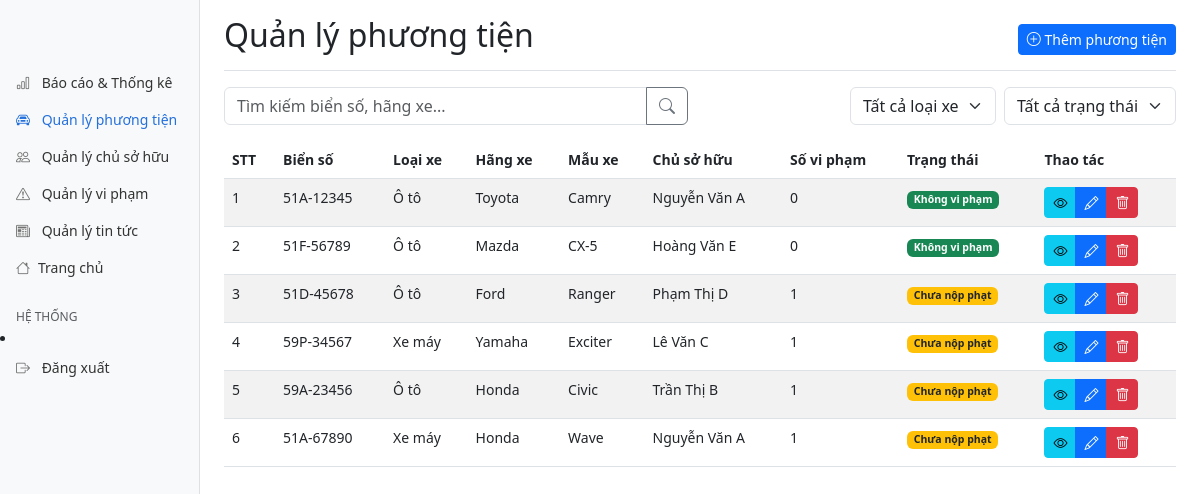
Page /admin/vehicles.php (signed in) on the committed database.
### tables this page shows
CREATE TABLE IF NOT EXISTS vehicles (
    vehicle_id INT AUTO_INCREMENT PRIMARY KEY,
    owner_id INT NOT NULL,
    license_plate VARCHAR(20) NOT NULL UNIQUE,
    type ENUM('Car', 'Motorcycle') NOT NULL,
    brand VARCHAR(50) NOT NULL,
    model VARCHAR(50) NOT NULL,
    color VARCHAR(30) NOT NULL,
    created_at TIMESTAMP DEFAULT CURRENT_TIMESTAMP,
    FOREIGN KEY (owner_id) REFERENCES owners(owner_id) ON DELETE CASCADE
);

CREATE TABLE IF NOT EXISTS owners (
    owner_id INT AUTO_INCREMENT PRIMARY KEY,
    name VARCHAR(100) NOT NULL,
    phone VARCHAR(20) NOT NULL,
    address TEXT NOT NULL,
    created_at TIMESTAMP DEFAULT CURRENT_TIMESTAMP
);

### includes/functions.php (called while the page is built, shortened)
<?php
function get_owner_by_id($conn, $owner_id) {
    $sql = "SELECT * FROM owners WHERE owner_id = ?";
    $stmt = $conn->prepare($sql);
    $stmt->bind_param("i", $owner_id);
    $stmt->execute();
    $result = $stmt->get_result();
    if ($result->num_rows > 0) {
        return $result->fetch_assoc();
    }
    return null;
}
function get_vehicles($conn, $limit = 10, $offset = 0, $search = '', $filter_type = '', $filter_status = '') {
    $sql = "SELECT v.*, o.name AS owner_name FROM vehicles v
            LEFT JOIN owners o ON v.owner_id = o.owner_id";
    $params = [];
    $types = "";
    $sql .= " WHERE 1=1";
    $sql .= " ORDER BY v.vehicle_id DESC LIMIT ? OFFSET ?";
    $params[] = $limit;
    $params[] = $offset;
    $types .= "ii";
    $stmt = $conn->prepare($sql);
    if (!empty($params)) {
        $stmt->bind_param($types, ...$params);
    }
    $stmt->execute();
    $result = $stmt->get_result();
    $vehicles = [];
    while ($row = $result->fetch_assoc()) {
        $vehicles[] = $row;
    }
    return $vehicles;
}
function get_violations_count_by_vehicle($conn, $vehicle_id) {
    $sql = "SELECT COUNT(*) as count FROM violations WHERE vehicle_id = ?";
    $stmt = $conn->prepare($sql);
    $stmt->bind_param("i", $vehicle_id);
    $stmt->execute();
    $result = $stmt->get_result();
    $row = $result->fetch_assoc();
    return $row['count'];
}
function get_unpaid_violations_count_by_vehicle($conn, $vehicle_id) {
    $sql = "SELECT COUNT(*) as count FROM violations v
            LEFT JOIN payments p ON v.violation_id = p.violation_id
            WHERE v.vehicle_id = ? AND (p.payment_id IS NULL OR p.status != 'Completed')";
    $stmt = $conn->prepare($sql);
    $stmt->bind_param("i", $vehicle_id);
    $stmt->execute();
    $result = $stmt->get_result();
    $row = $result->fetch_assoc();
    return $row['count'];
}
?>

### admin/vehicles.php (the view, shortened to what this page needs)
<?php
require_once '../config/database.php';
require_once '../includes/functions.php';
$page = isset($_GET['page']) ? (int)$_GET['page'] : 1;
$limit = 10;
$offset = ($page - 1) * $limit;
$search = isset($_GET['search']) ? sanitize_input($_GET['search']) : '';
$filter_type = isset($_GET['type']) ? sanitize_input($_GET['type']) : '';
$filter_status = isset($_GET['status']) ? sanitize_input($_GET['status']) : '';
$vehicles = get_vehicles($conn, $limit, $offset, $search, $filter_type, $filter_status);
?>
<!DOCTYPE html>
<html lang="vi">
<head>
    <link href="https://cdn.jsdelivr.net/npm/bootstrap@5.3.0/dist/css/bootstrap.min.css" rel="stylesheet">
    <link rel="stylesheet" href="https://cdn.jsdelivr.net/npm/bootstrap-icons@1.10.0/font/bootstrap-icons.css">
    <link rel="stylesheet" href="../assets/css/admin.css">
</head>
<body>
    <div class="container-fluid">
        <div class="row">
            <?php include 'includes/sidebar.php'; ?>
            <main class="col-md-9 ms-sm-auto col-lg-10 px-md-4">
                <div class="d-flex justify-content-between flex-wrap flex-md-nowrap align-items-center pt-3 pb-2 mb-3 border-bottom">
                    <h1 class="h2">Quản lý phương tiện</h1>
                    <div class="btn-toolbar mb-2 mb-md-0">
                        <button type="button" class="btn btn-sm btn-primary" data-bs-toggle="modal" data-bs-target="#addVehicleModal">
                            <i class="bi bi-plus-circle"></i> Thêm phương tiện
                        </button>
                    </div>
                </div>
                <div class="row mb-3">
                    <div class="col-md-6">
                        <form action="" method="get" id="searchForm">
                            <div class="input-group">
                                <input type="text" class="form-control" placeholder="Tìm kiếm biển số, hãng xe..." name="search" value="<?php echo htmlspecialchars($search); ?>">
                                <button class="btn btn-outline-secondary" type="submit">
                                    <i class="bi bi-search"></i>
                                </button>
                            </div>
                        </form>
                    </div>
                    <div class="col-md-6">
                        <div class="d-flex justify-content-end">
                            <select class="form-select me-2" style="width: auto;" id="typeFilter" name="type">
                                <option value="">Tất cả loại xe</option>
                            </select>
                            <select class="form-select" style="width: auto;" id="statusFilter" name="status">
                                <option value="">Tất cả trạng thái</option>
                            </select>
                        </div>
                    </div>
                </div>
                <div class="table-responsive">
                    <table class="table table-striped table-hover">
                        <thead>
                            <tr>
                                <th>STT</th>
                                <th>Biển số</th>
                                <th>Loại xe</th>
                                <th>Hãng xe</th>
                                <th>Mẫu xe</th>
                                <th>Chủ sở hữu</th>
                                <th>Số vi phạm</th>
                                <th>Trạng thái</th>
                                <th>Thao tác</th>
                            </tr>
                        </thead>
                        <tbody id="vehiclesTableBody">
                            <?php $stt = $offset + 1;
                            foreach ($vehicles as $vehicle): ?>
                                <?php
                                    $owner = get_owner_by_id($conn, $vehicle['owner_id']);
                                    $violations_count = get_violations_count_by_vehicle($conn, $vehicle['vehicle_id']);
                                    $unpaid_count = get_unpaid_violations_count_by_vehicle($conn, $vehicle['vehicle_id']);
                                    $status_class = '';
                                    $status_text = '';
                                    if ($violations_count == 0) {
                                        $status_class = 'bg-success';
                                        $status_text = 'Không vi phạm';
                                    } else if ($unpaid_count == 0) {
                                        $status_class = 'bg-info';
                                        $status_text = 'Đã nộp phạt';
                                    } else {
                                        $status_class = 'bg-warning text-dark';
                                        $status_text = 'Chưa nộp phạt';
                                    }
                                ?>
                                <tr>
                                    <td><?php echo $stt++; ?></td>
                                    <td><?php echo htmlspecialchars($vehicle['license_plate']); ?></td>
                                    <td><?php echo $vehicle['type'] == 'Car' ? 'Ô tô' : 'Xe máy'; ?></td>
                                    <td><?php echo htmlspecialchars($vehicle['brand']); ?></td>
                                    <td><?php echo htmlspecialchars($vehicle['model']); ?></td>
                                    <td><?php echo htmlspecialchars($owner['name']); ?></td>
                                    <td><?php echo $violations_count; ?></td>
                                    <td><span class="badge <?php echo $status_class; ?>"><?php echo $status_text; ?></span></td>
                                    <td>
                                        <div class="btn-group">
                                            <button type="button" class="btn btn-sm btn-info view-vehicle" data-id="<?php echo $vehicle['vehicle_id']; ?>">
                                                <i class="bi bi-eye"></i>
                                            </button>
                                            <button type="button" class="btn btn-sm btn-primary edit-vehicle" data-id="<?php echo $vehicle['vehicle_id']; ?>">
                                                <i class="bi bi-pencil"></i>
                                            </button>
                                            <button type="button" class="btn btn-sm btn-danger delete-vehicle" data-id="<?php echo $vehicle['vehicle_id']; ?>">
                                                <i class="bi bi-trash"></i>
                                            </button>
                                        </div>
                                    </td>
                                </tr>
                            <?php endforeach; ?>
                        </tbody>
                    </table>
                </div>
            </main>
        </div>
    </div>
</body>
</html>

### admin/includes/sidebar.php (shortened to what this page needs)
<nav id="sidebarMenu" class="col-md-3 col-lg-2 d-md-block bg-light sidebar collapse">
    <div class="position-sticky pt-3">
        <ul class="nav flex-column">
            <li class="nav-item">
                <a class="nav-link <?php echo basename($_SERVER['PHP_SELF']) == 'index.php' ? 'active' : ''; ?>" href="index.php">
                    <i class="bi bi-bar-chart"></i> Báo cáo & Thống kê
                </a>
            </li>
            <li class="nav-item">
                <a class="nav-link <?php echo basename($_SERVER['PHP_SELF']) == 'vehicles.php' ? 'active' : ''; ?>" href="vehicles.php">
                    <i class="bi bi-car-front"></i> Quản lý phương tiện
                </a>
            </li>
            <li class="nav-item">
                <a class="nav-link <?php echo basename($_SERVER['PHP_SELF']) == 'owners.php' ? 'active' : ''; ?>" href="owners.php">
                    <i class="bi bi-people"></i> Quản lý chủ sở hữu
                </a>
            </li>
            <li class="nav-item">
                <a class="nav-link <?php echo basename($_SERVER['PHP_SELF']) == 'violations.php' ? 'active' : ''; ?>" href="violations.php">
                    <i class="bi bi-exclamation-triangle"></i> Quản lý vi phạm
                </a>
            </li>
            <li class="nav-item">
                <a class="nav-link <?php echo basename($_SERVER['PHP_SELF']) == 'news.php' ? 'active' : ''; ?>" href="news.php">
                    <i class="bi bi-newspaper"></i> Quản lý tin tức
                </a>
            </li>
            <li class="nav-item">
                <a class="nav-link <?php echo basename($_SERVER['PHP_SELF']) == 'home.php' ? 'active' : ''; ?>" href="../home.php">
                    <i class= "bi bi-house"></i>Trang chủ
                </a>
            </li>
        </ul>
        <h6 class="sidebar-heading d-flex justify-content-between align-items-center px-3 mt-4 mb-1 text-muted">
            <span>Hệ thống</span>
        </h6>
            <li class="nav-item">
                <a class="nav-link" href="logout.php">
                    <i class="bi bi-box-arrow-right"></i> Đăng xuất
                </a>
            </li>
    </div>
</nav>

### assets/css/admin.css (style rules this page uses)
body { font-size: .875rem; }
.sidebar { position: fixed; top: 0; bottom: 0; left: 0; z-index: 100; padding: 48px 0 0; box-shadow: inset -1px 0 0 rgba(0, 0, 0, 0.1); }
.sidebar .nav-link { font-weight: 500; color: #333; padding: .5rem 1rem; }
.sidebar .nav-link .bi { margin-right: .5rem; color: #727272; }
.sidebar .nav-link.active { color: #2470dc; }
.sidebar .nav-link:hover .bi, .sidebar .nav-link.active .bi { color: inherit; }
.sidebar-heading { font-size: .75rem; text-transform: uppercase; }

### rows in the picture
vehicles: license_plate "51A-12345", type "Ô tô", brand "Toyota", model "Camry", owner.name "Nguyễn Văn A", violations_count "0", status_text "Không vi phạm"
vehicles: license_plate "51F-56789", type "Ô tô", brand "Mazda", model "CX-5", owner.name "Hoàng Văn E", violations_count "0", status_text "Không vi phạm"
vehicles: license_plate "51D-45678", type "Ô tô", brand "Ford", model "Ranger", owner.name "Phạm Thị D", violations_count "1", status_text "Chưa nộp phạt"
vehicles: license_plate "59P-34567", type "Xe máy", brand "Yamaha", model "Exciter", owner.name "Lê Văn C", violations_count "1", status_text "Chưa nộp phạt"
vehicles: license_plate "59A-23456", type "Ô tô", brand "Honda", model "Civic", owner.name "Trần Thị B", violations_count "1", status_text "Chưa nộp phạt"
vehicles: license_plate "51A-67890", type "Xe máy", brand "Honda", model "Wave", owner.name "Nguyễn Văn A", violations_count "1", status_text "Chưa nộp phạt"
